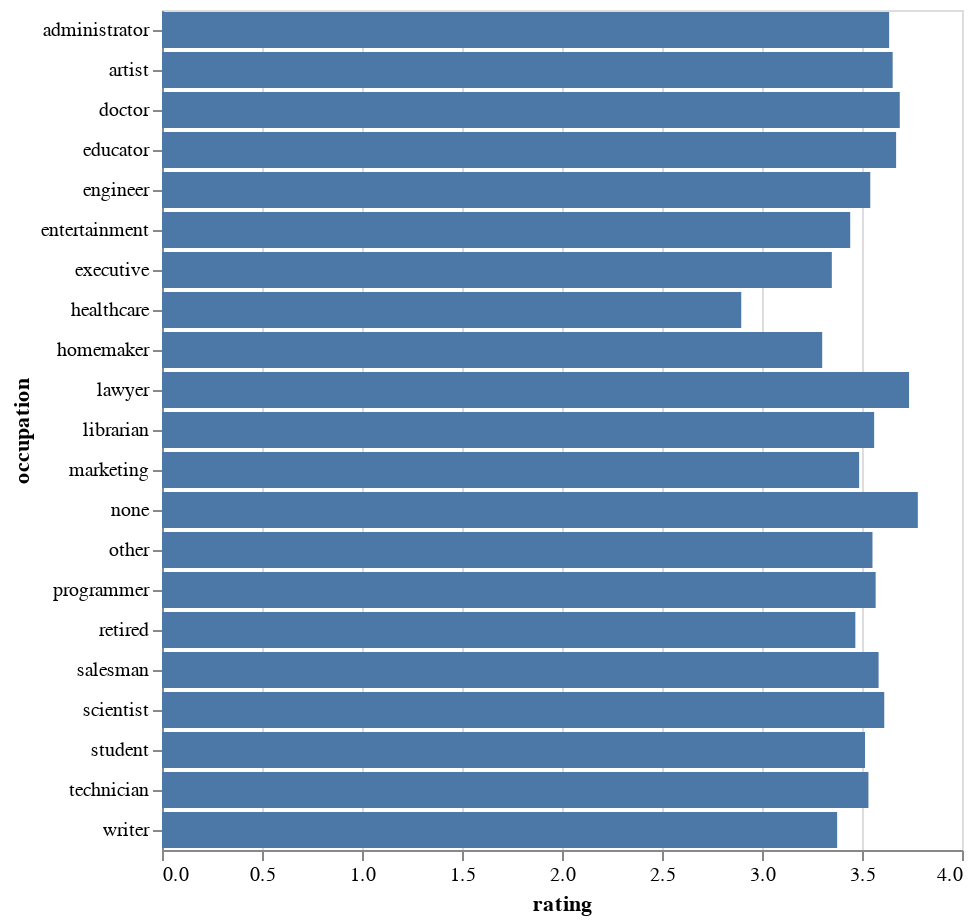
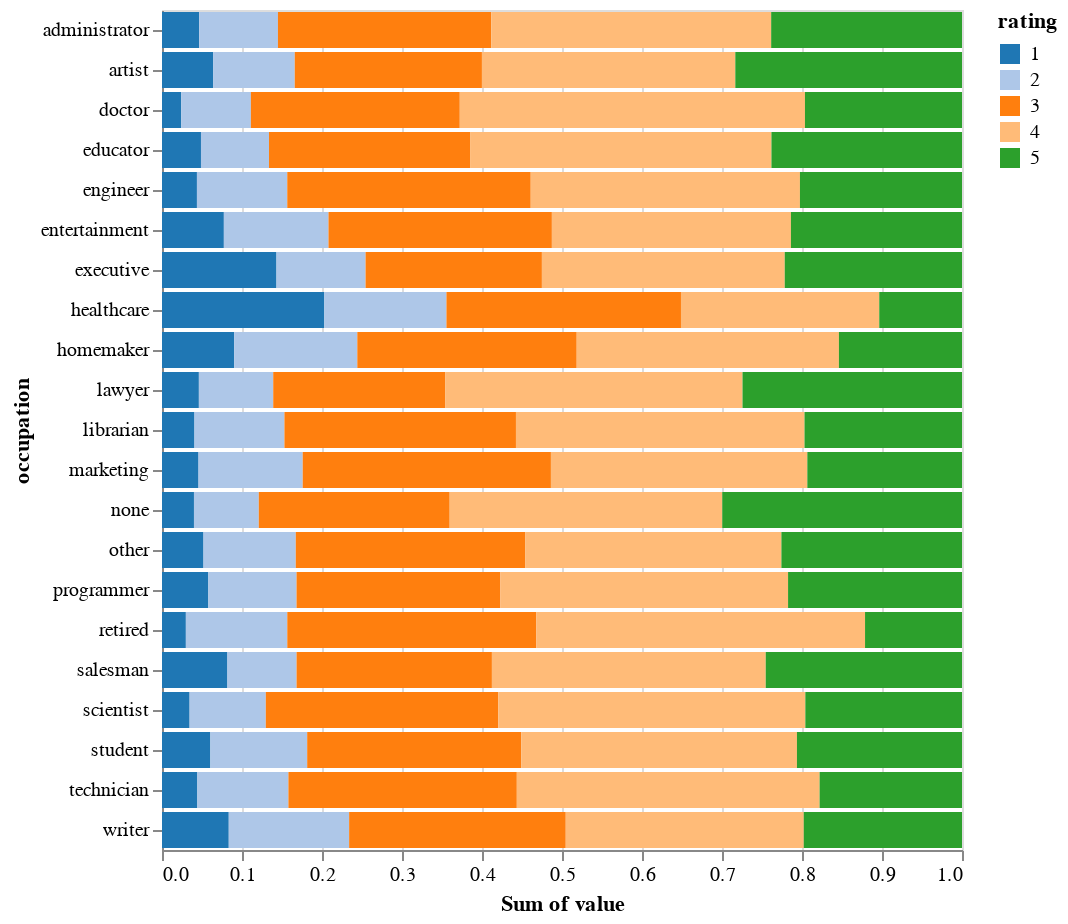

Notebook cell for these charts, in order:
### Code cell
print ("What users have rated the most movies")
#alt.data_transformers.enable('default', max_rows=999999)
alt.data_transformers.disable_max_rows()

# ic(ratings)
r2 = ratings.merge (users)
# ic(r2)

# See relative ratings by occupation 
# count_by_occupation = r2.groupby("occupation").agg(count=('rating', np.size)).sort_values("count")
count_by_occupation = r2.groupby("occupation").occupation.count()
# ic(count_by_occupation) 

ratings_by_occupation = r2.groupby(["occupation","rating"]).rating.count().unstack()
# display (ratings_by_occupation)

normalized_ratings_by_occupation  = (ratings_by_occupation.div(ratings_by_occupation.sum(axis=1), axis=0))

melted = normalized_ratings_by_occupation.reset_index().melt(id_vars=["occupation"])
# display(melted)

mean_by_occupation = r2.groupby("occupation").rating.mean()

# Convert back to df
mean_by_occupation = pd.DataFrame(mean_by_occupation.reset_index())

_ =  alt.Chart(mean_by_occupation).mark_bar().encode(
    alt.Y('occupation:O'),
    alt.X('rating'),
)
display(_)
        
alt.Chart(melted).mark_bar().encode(
    alt.X('sum(value)'),
    alt.Y('occupation:O'),
    color = alt.Color("rating:O",  scale=alt.Scale(scheme="category20"))
)

### Figure 1 — Vega-Lite specification as saved in the notebook (floating-point values rounded to 4 significant figures)
{"config": {"view": {"continuousWidth": 400, "continuousHeight": 300}}, "data": {"name": "data-1a363a5cda2b7e58838e212c942519d6"}, "mark": "bar", "encoding": {"x": {"field": "rating", "type": "quantitative"}, "y": {"field": "occupation", "type": "ordinal"}}, "$schema": "https://vega.github.io/schema/vega-lite/v4.17.0.json", "datasets": {"data-1a363a5cda2b7e58838e212c942519d6": [{"occupation": "administrator", "rating": 3.636}, {"occupation": "artist", "rating": 3.653}, {"occupation": "doctor", "rating": 3.689}, {"occupation": "educator", "rating": 3.671}, {"occupation": "engineer", "rating": 3.541}, {"occupation": "entertainment", "rating": 3.441}, {"occupation": "executive", "rating": 3.349}, {"occupation": "healthcare", "rating": 2.896}, {"occupation": "homemaker", "rating": 3.301}, {"occupation": "lawyer", "rating": 3.735}, {"occupation": "librarian", "rating": 3.561}, {"occupation": "marketing", "rating": 3.486}, {"occupation": "none", "rating": 3.779}, {"occupation": "other", "rating": 3.552}, {"occupation": "programmer", "rating": 3.568}, {"occupation": "retired", "rating": 3.467}, {"occupation": "salesman", "rating": 3.583}, {"occupation": "scientist", "rating": 3.611}, {"occupation": "student", "rating": 3.515}, {"occupation": "technician", "rating": 3.532}, {"occupation": "writer", "rating": 3.376}]}}

### Figure 2 — Vega-Lite specification as saved in the notebook (floating-point values rounded to 4 significant figures)
{"config": {"view": {"continuousWidth": 400, "continuousHeight": 300}}, "data": {"name": "data-7eae3af9a0c504cc904d00335298b42a"}, "mark": "bar", "encoding": {"color": {"field": "rating", "scale": {"scheme": "category20"}, "type": "ordinal"}, "x": {"aggregate": "sum", "field": "value", "type": "quantitative"}, "y": {"field": "occupation", "type": "ordinal"}}, "$schema": "https://vega.github.io/schema/vega-lite/v4.17.0.json", "datasets": {"data-7eae3af9a0c504cc904d00335298b42a": [{"occupation": "administrator", "rating": 1.0, "value": 0.0464}, {"occupation": "artist", "rating": 1.0, "value": 0.06412}, {"occupation": "doctor", "rating": 1.0, "value": 0.02407}, {"occupation": "educator", "rating": 1.0, "value": 0.04872}, {"occupation": "engineer", "rating": 1.0, "value": 0.04367}, {"occupation": "entertainment", "rating": 1.0, "value": 0.07733}, {"occupation": "executive", "rating": 1.0, "value": 0.1431}, {"occupation": "healthcare", "rating": 1.0, "value": 0.2029}, {"occupation": "homemaker", "rating": 1.0, "value": 0.0903}, {"occupation": "lawyer", "rating": 1.0, "value": 0.0461}, {"occupation": "librarian", "rating": 1.0, "value": 0.04058}, {"occupation": "marketing", "rating": 1.0, "value": 0.04564}, {"occupation": "none", "rating": 1.0, "value": 0.03996}, {"occupation": "other", "rating": 1.0, "value": 0.05186}, {"occupation": "programmer", "rating": 1.0, "value": 0.05794}, {"occupation": "retired", "rating": 1.0, "value": 0.02983}, {"occupation": "salesman", "rating": 1.0, "value": 0.08178}, {"occupation": "scientist", "rating": 1.0, "value": 0.0345}, {"occupation": "student", "rating": 1.0, "value": 0.06048}, {"occupation": "technician", "rating": 1.0, "value": 0.04421}, {"occupation": "writer", "rating": 1.0, "value": 0.08345}, {"occupation": "administrator", "rating": 2.0, "value": 0.09854}, {"occupation": "artist", "rating": 2.0, "value": 0.1018}, {"occupation": "doctor", "rating": 2.0, "value": 0.08704}, {"occupation": "educator", "rating": 2.0, "value": 0.08505}, {"occupation": "engineer", "rating": 2.0, "value": 0.1129}, {"occupation": "entertainment", "rating": 2.0, "value": 0.1308}, {"occupation": "executive", "rating": 2.0, "value": 0.1114}, {"occupation": "healthcare", "rating": 2.0, "value": 0.1526}, {"occupation": "homemaker", "rating": 2.0, "value": 0.1538}, {"occupation": "lawyer", "rating": 2.0, "value": 0.09294}, {"occupation": "librarian", "rating": 2.0, "value": 0.1125}, {"occupation": "marketing", "rating": 2.0, "value": 0.1303}, {"occupation": "none", "rating": 2.0, "value": 0.08102}, {"occupation": "other", "rating": 2.0, "value": 0.1154}, {"occupation": "programmer", "rating": 2.0, "value": 0.1102}, {"occupation": "retired", "rating": 2.0, "value": 0.1268}, {"occupation": "salesman", "rating": 2.0, "value": 0.08645}, {"occupation": "scientist", "rating": 2.0, "value": 0.09524}, {"occupation": "student", "rating": 2.0, "value": 0.121}, {"occupation": "technician", "rating": 2.0, "value": 0.1138}, {"occupation": "writer", "rating": 2.0, "value": 0.1505}, {"occupation": "administrator", "rating": 3.0, "value": 0.2666}, {"occupation": "artist", "rating": 3.0, "value": 0.234}, {"occupation": "doctor", "rating": 3.0, "value": 0.2611}, {"occupation": "educator", "rating": 3.0, "value": 0.2513}, {"occupation": "engineer", "rating": 3.0, "value": 0.3043}, {"occupation": "entertainment", "rating": 3.0, "value": 0.2792}, {"occupation": "executive", "rating": 3.0, "value": 0.2204}, {"occupation": "healthcare", "rating": 3.0, "value": 0.2932}, {"occupation": "homemaker", "rating": 3.0, "value": 0.2742}, {"occupation": "lawyer", "rating": 3.0, "value": 0.2149}, {"occupation": "librarian", "rating": 3.0, "value": 0.2894}, {"occupation": "marketing", "rating": 3.0, "value": 0.3103}, {"occupation": "none", "rating": 3.0, "value": 0.2386}, {"occupation": "other", "rating": 3.0, "value": 0.2871}, {"occupation": "programmer", "rating": 3.0, "value": 0.2548}, {"occupation": "retired", "rating": 3.0, "value": 0.3114}, {"occupation": "salesman", "rating": 3.0, "value": 0.2442}, {"occupation": "scientist", "rating": 3.0, "value": 0.2906}, {"occupation": "student", "rating": 3.0, "value": 0.2677}, {"occupation": "technician", "rating": 3.0, "value": 0.2855}, {"occupation": "writer", "rating": 3.0, "value": 0.2708}, {"occupation": "administrator", "rating": 4.0, "value": 0.3499}, {"occupation": "artist", "rating": 4.0, "value": 0.3167}, {"occupation": "doctor", "rating": 4.0, "value": 0.4315}, {"occupation": "educator", "rating": 4.0, "value": 0.3767}, {"occupation": "engineer", "rating": 4.0, "value": 0.3365}, {"occupation": "entertainment", "rating": 4.0, "value": 0.2988}, {"occupation": "executive", "rating": 4.0, "value": 0.3036}, {"occupation": "healthcare", "rating": 4.0, "value": 0.2479}, {"occupation": "homemaker", "rating": 4.0, "value": 0.3278}, {"occupation": "lawyer", "rating": 4.0, "value": 0.3717}, {"occupation": "librarian", "rating": 4.0, "value": 0.3607}, {"occupation": "marketing", "rating": 4.0, "value": 0.3205}, {"occupation": "none", "rating": 4.0, "value": 0.3407}, {"occupation": "other", "rating": 4.0, "value": 0.32}, {"occupation": "programmer", "rating": 4.0, "value": 0.3596}, {"occupation": "retired", "rating": 4.0, "value": 0.4108}, {"occupation": "salesman", "rating": 4.0, "value": 0.3423}, {"occupation": "scientist", "rating": 4.0, "value": 0.3839}, {"occupation": "student", "rating": 4.0, "value": 0.3445}, {"occupation": "technician", "rating": 4.0, "value": 0.3785}, {"occupation": "writer", "rating": 4.0, "value": 0.2975}, {"occupation": "administrator", "rating": 5.0, "value": 0.2385}, {"occupation": "artist", "rating": 5.0, "value": 0.2834}, {"occupation": "doctor", "rating": 5.0, "value": 0.1963}, {"occupation": "educator", "rating": 5.0, "value": 0.2382}, {"occupation": "engineer", "rating": 5.0, "value": 0.2026}, {"occupation": "entertainment", "rating": 5.0, "value": 0.2138}, {"occupation": "executive", "rating": 5.0, "value": 0.2216}, {"occupation": "healthcare", "rating": 5.0, "value": 0.1034}, {"occupation": "homemaker", "rating": 5.0, "value": 0.1538}, {"occupation": "lawyer", "rating": 5.0, "value": 0.2743}, {"occupation": "librarian", "rating": 5.0, "value": 0.1969}, {"occupation": "marketing", "rating": 5.0, "value": 0.1933}, {"occupation": "none", "rating": 5.0, "value": 0.2997}, {"occupation": "other", "rating": 5.0, "value": 0.2257}, {"occupation": "programmer", "rating": 5.0, "value": 0.2174}, {"occupation": "retired", "rating": 5.0, "value": 0.1212}, {"occupation": "salesman", "rating": 5.0, "value": 0.2453}, {"occupation": "scientist", "rating": 5.0, "value": 0.1958}, {"occupation": "student", "rating": 5.0, "value": 0.2063}, {"occupation": "technician", "rating": 5.0, "value": 0.178}, {"occupation": "writer", "rating": 5.0, "value": 0.1978}]}}
